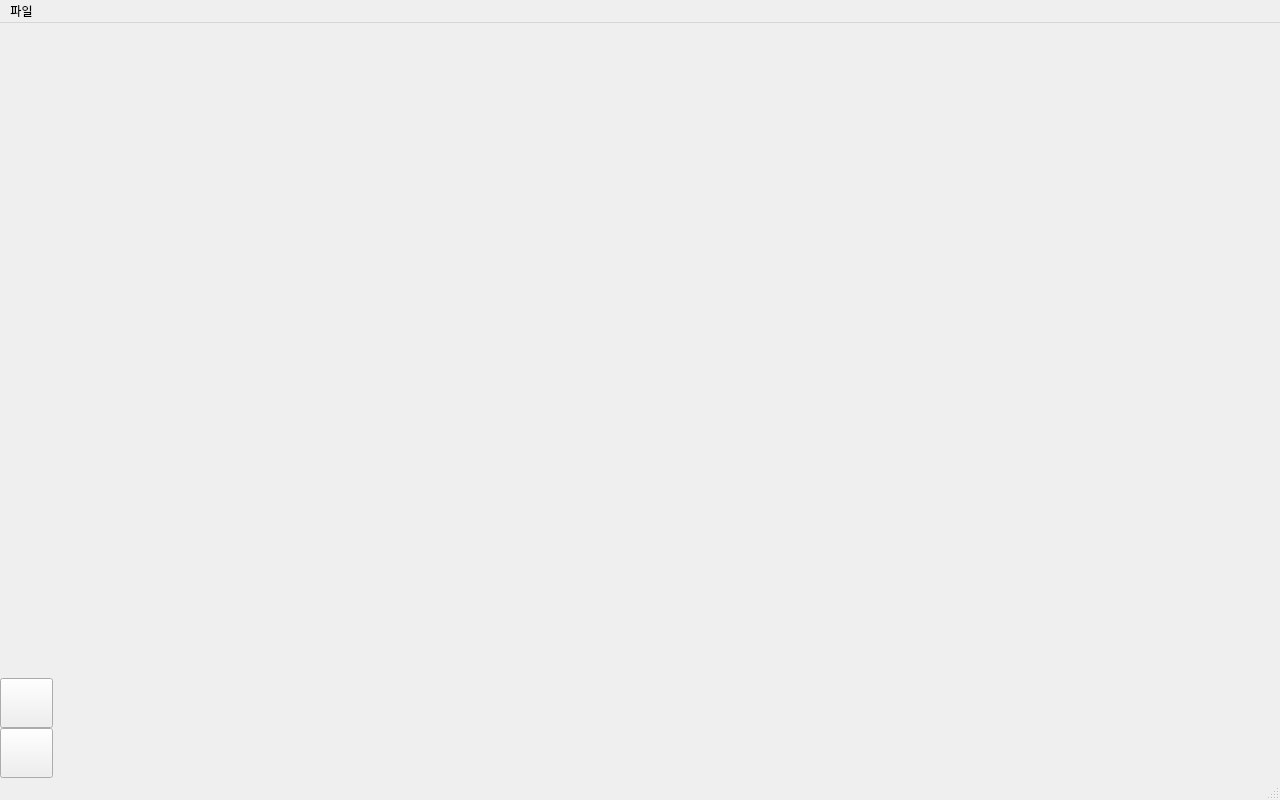
<?xml version="1.0" encoding="UTF-8"?>
<ui version="4.0">
 <class>MainWindow</class>
 <widget class="QMainWindow" name="MainWindow">
  <property name="geometry">
   <rect>
    <x>0</x>
    <y>0</y>
    <width>1280</width>
    <height>800</height>
   </rect>
  </property>
  <property name="minimumSize">
   <size>
    <width>1280</width>
    <height>800</height>
   </size>
  </property>
  <property name="maximumSize">
   <size>
    <width>1280</width>
    <height>800</height>
   </size>
  </property>
  <property name="sizeIncrement">
   <size>
    <width>1280</width>
    <height>800</height>
   </size>
  </property>
  <property name="baseSize">
   <size>
    <width>1280</width>
    <height>800</height>
   </size>
  </property>
  <property name="windowTitle">
   <string>MainWindow</string>
  </property>
  <widget class="QWidget" name="centralwidget">
   <layout class="QHBoxLayout" name="horizontalLayout" stretch="1,23">
    <property name="spacing">
     <number>0</number>
    </property>
    <property name="leftMargin">
     <number>0</number>
    </property>
    <property name="topMargin">
     <number>0</number>
    </property>
    <property name="rightMargin">
     <number>0</number>
    </property>
    <property name="bottomMargin">
     <number>0</number>
    </property>
    <item>
     <layout class="QVBoxLayout" name="verticalLayout_2">
      <item alignment="Qt::AlignBottom">
       <widget class="QPushButton" name="save">
        <property name="minimumSize">
         <size>
          <width>25</width>
          <height>50</height>
         </size>
        </property>
        <property name="text">
         <string/>
        </property>
        <property name="icon">
         <iconset resource="resource.qrc">
          <normaloff>:/ann/save.jpeg</normaloff>:/ann/save.jpeg</iconset>
        </property>
        <property name="iconSize">
         <size>
          <width>35</width>
          <height>35</height>
         </size>
        </property>
       </widget>
      </item>
      <item>
       <widget class="QPushButton" name="paint">
        <property name="minimumSize">
         <size>
          <width>0</width>
          <height>50</height>
         </size>
        </property>
        <property name="text">
         <string/>
        </property>
        <property name="icon">
         <iconset resource="resource.qrc">
          <normaloff>:/ann/paint.png</normaloff>:/ann/paint.png</iconset>
        </property>
        <property name="iconSize">
         <size>
          <width>25</width>
          <height>25</height>
         </size>
        </property>
       </widget>
      </item>
     </layout>
    </item>
    <item>
     <widget class="QLabel" name="img_label">
      <property name="text">
       <string/>
      </property>
      <property name="alignment">
       <set>Qt::AlignCenter</set>
      </property>
     </widget>
    </item>
   </layout>
  </widget>
  <widget class="QMenuBar" name="menubar">
   <property name="geometry">
    <rect>
     <x>0</x>
     <y>0</y>
     <width>1280</width>
     <height>30</height>
    </rect>
   </property>
   <widget class="QMenu" name="menu">
    <property name="title">
     <string>파일</string>
    </property>
    <addaction name="Open"/>
    <addaction name="Save"/>
    <addaction name="Close"/>
   </widget>
   <addaction name="menu"/>
  </widget>
  <widget class="QStatusBar" name="statusbar"/>
  <action name="Open">
   <property name="text">
    <string>열기</string>
   </property>
   <property name="shortcut">
    <string>Ctrl+O</string>
   </property>
  </action>
  <action name="Save">
   <property name="text">
    <string>저장</string>
   </property>
   <property name="shortcut">
    <string>Ctrl+S</string>
   </property>
  </action>
  <action name="Close">
   <property name="text">
    <string>닫기</string>
   </property>
   <property name="shortcut">
    <string>Ctrl+F4</string>
   </property>
  </action>
 </widget>
 <tabstops>
  <tabstop>save</tabstop>
 </tabstops>
 <resources>
  <include location="resource.qrc"/>
 </resources>
 <connections/>
</ui>
